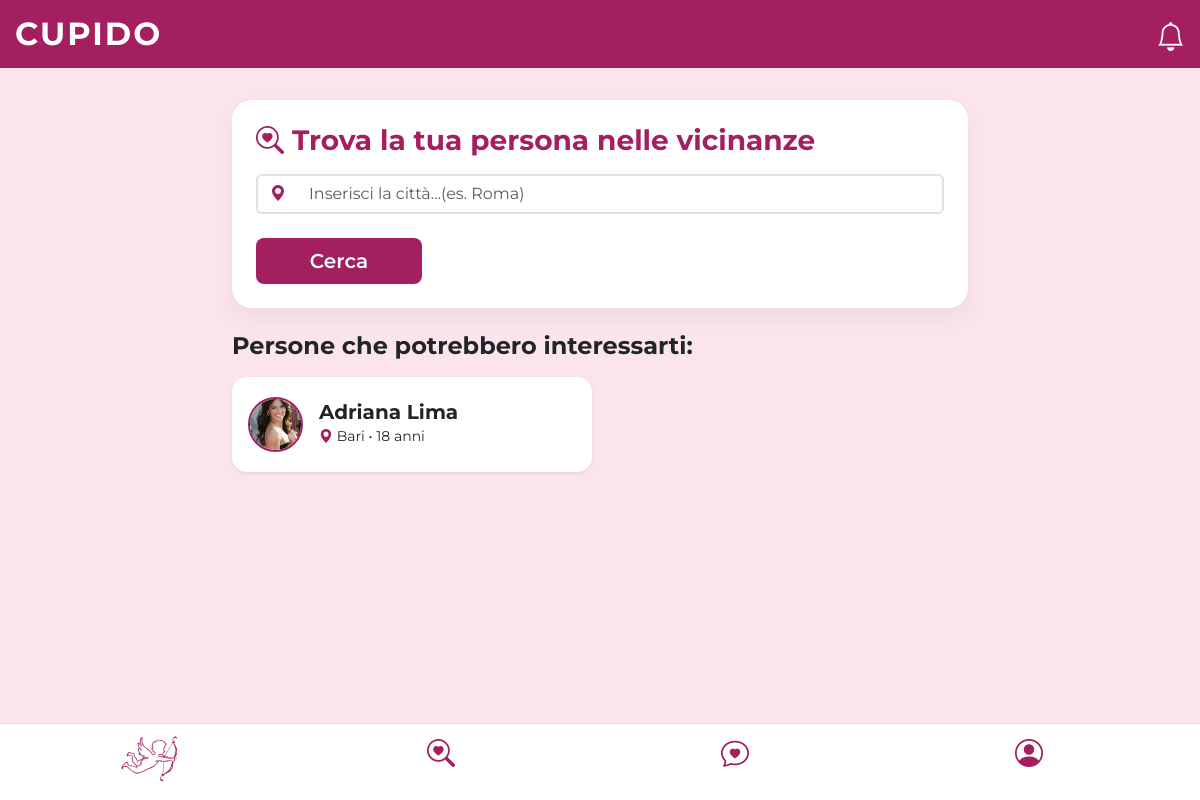
Screenshot of /cerca.php?citta=Bari (signed in) with the database file from the repository.
### tables this page shows
CREATE TABLE `datiregistrazione` (
  `id_utente` varchar(30) NOT NULL,
  `email` varchar(30) NOT NULL,
  `password` varchar(30) NOT NULL,
  `nome` varchar(30) NOT NULL,
  `cognome` varchar(30) NOT NULL,
  `sesso` varchar(10) DEFAULT NULL,
  `eta` int(2) NOT NULL,
  `citta` varchar(30) NOT NULL,
  `maxEta` int(2) DEFAULT NULL,
  `distanza` tinyint(1) DEFAULT NULL,
  `sessoP` varchar(30) DEFAULT NULL,
  `relazione` varchar(30) DEFAULT NULL
);

CREATE TABLE `foto_utenti` (
  `id_foto` int(11) NOT NULL,
  `id_utente` varchar(30) NOT NULL,
  `percorso` varchar(255) NOT NULL,
  `tipo` enum('profilo','galleria') NOT NULL,
  `caricata_il` timestamp NOT NULL DEFAULT current_timestamp()
);

### cerca.php (the view, shortened to what this page needs)
<!DOCTYPE html>
<html lang="en">
<?php
require __DIR__ . "/connessioneDB.php";
$id = $_SESSION['id_utente'];
$utenti_trovati = [];
$citta_cercata = isset($_GET['citta']) ? trim($_GET['citta']) : '';
if (!empty($citta_cercata)) {
    $stmt = $pdo->prepare("SELECT * FROM datiregistrazione WHERE citta LIKE :citta AND id_utente != :id");
    $stmt->execute([
        ':citta' => '%' . $citta_cercata . '%',
        ':id' => $id
    ]);
    $utenti_trovati = $stmt->fetchAll(PDO::FETCH_ASSOC);
} else {
    $stmt = $pdo->prepare("SELECT * FROM datiregistrazione WHERE id_utente != :id ORDER BY id_utente");
    $stmt->execute([':id' => $id]);
    $utenti_trovati = $stmt->fetchAll(PDO::FETCH_ASSOC);
}
?>
<!DOCTYPE html>
<html lang="it">
<head>
    <link href="https://cdn.jsdelivr.net/npm/bootstrap@5.3.2/dist/css/bootstrap.min.css" rel="stylesheet">
    <link rel="stylesheet" href="https://cdn.jsdelivr.net/npm/bootstrap-icons@1.11.1/font/bootstrap-icons.css">
</head>
<body>
<div class="cupido-header position-relative">
    <h2 class="fw-bold h2" style="letter-spacing: 2px; margin: 0;">CUPIDO</h2>
    <div class="notifiche-icon">
        <i class="bi bi-bell"></i>
    </div>
</div>
<div class="container">
    <div class="row justify-content-center">
        <div class="col-md-8">
            <div class="search-card p-4 mb-4">
                <h3 class="fw-bold mb-3" style="color: var(--primary-color);"><i class="bi bi-search-heart"></i> Trova la tua persona nelle vicinanze </h3>
                <form action="cerca.php" method="GET" class="row g-2">
                    <div class="mb-3 position-relative">
                    <div class="input-group">
                        <button type="button" id="btn-gps" class="btn rounded-pill-start border border-2 border-end-0 bg-white" title="Rileva posizione">
                            <i class="bi bi-geo-alt-fill bi-crosshairs" style="color: var(--primary-color);"></i>
                        </button>
                        <input type="text" id="citta" name="citta" class="form-control  border border-2 border-start-0 rounded-pill-end" placeholder="Inserisci la città...(es. Roma)" autocomplete="off" required>
                    </div>
                </div>
                <div class="col-3">
                        <button type="submit" class="btn btn-custom btn-lg w-100">Cerca</button>
                    </div>
                </form>
            </div>
            <h4 class="fw-bold mb-3 text-dark">Persone che potrebbero interessarti:</h4>
            <?php if (empty($utenti_trovati)): ?>
                <div class="alert alert-light text-center py-4 shadow-sm rounded-4">
                    <i class="bi bi-emoji-frown fs-2 text-muted"></i>
                    <p class="text-muted mt-2 mb-0">Nessun utente trovato con i filtri selezionati.</p>
                </div>
            <?php else: ?>
                <div class="row g-3">
                <?php foreach($utenti_trovati as $utente): ?>
                    <?php $sqlFotoAvatar = "SELECT percorso FROM foto_utenti
                    WHERE id_utente = :id_cercato AND tipo = 'profilo' LIMIT 1";
                    $stmtFotoAvatar = $pdo->prepare($sqlFotoAvatar);
                    $stmtFotoAvatar->execute([':id_cercato'=>$utente['id_utente']]);
                    $fotoAvatar = $stmtFotoAvatar->fetch();
                    ?>
                        <div class="col-12 col-sm-6">
                            <a href="profiloUtente.php?id=<?= urlencode($utente['id_utente']) ?>" class="text-decoration-none text-dark" >
                            <div class="card user-result-card p-3 shadow-sm h-100 w-100 d-flex flex-row align-items-center" style="cursor-pointer;">
                                <div class="d-flex align-items-center">
                                    <div class="me-3">
                                        <img src="<?= htmlspecialchars($fotoAvatar['percorso'] ?? 'default.jpg')?>" class="avatar">
                                    </div>
                                    <div class="flex-grow-1">
                                        <h5 class="fw-bold mb-0"><?= htmlspecialchars($utente['nome'] . " " . $utente['cognome']) ?></h5>
                                        <small class="me-3">
                                            <i class="bi bi-geo-alt-fill" style="color: var(--primary-color);"></i> <?= htmlspecialchars($utente['citta']) ?> • <?= htmlspecialchars($utente['eta']) ?> anni
                                        </small>
                                    </div>
                                </div>
                            </div>
                            </a>
                        </div>
                    <?php endforeach; ?>
                </div>
            <?php endif; ?>
        </div>
    </div>
</div>
<nav class="navbar fixed-bottom bg-white border-top">
    <div class="container-fluid">
        <div class="row text-center w-100">
            <div class="col">
                <a href="match.php" class="text-decoration-none text-dark">
                </a>
            </div>
            <div class="col">
                <a href="cerca.php" class="text-decoration-none text-dark">
                    <i class="bi bi-search-heart fs-3" style="color:#a31f5f;"></i>
                </a>
            </div>
            <div class="col">
                <a href="match.php" class="text-decoration-none text-dark">
                    <i class="bi bi-chat-heart fs-3" style="color:#a31f5f;"></i>
                </a>
            </div>
            <div class="col">
                <a href="profilo.php" class="text-decoration-none text-dark">
                    <i class="bi bi-person-circle fs-3" style="color:#a31f5f;"></i>
                </a>
            </div>
        </div>
    </div>
</nav>
</body>
</html>

### cerca.php (style rules this page uses)
:root { --primary-color: #a31f5f; --accent-color: #fce4ec; }
body { background-color: var(--accent-color); font-family: 'Montserrat', sans-serif; padding-bottom: 80px; }
.cupido-header { background: var(--primary-color); color: white; padding: 15px; font-size: 20px; position: relative; }
.notifiche-icon { position: absolute; right: 15px; top: 15px; font-size: 1.8rem; color: white; cursor: pointer; }
.search-card { background: white; border-radius: 20px; box-shadow: 0 10px 25px rgba(0,0,0,0.05); margin-top: 2rem; }
.user-result-card { background: white; border-radius: 15px; transition: transform 0.2s, box-shadow 0.2s; border: none; min-height: 95px; display: flex; align-items:center; }
.btn-custom { background-color: var(--primary-color); color: white; border: none; font-weight: 600; }
.avatar { width: 55px; height:55px; border:2px solid var(--primary-color); object-fit:cover; border-radius: 50%; }

### rows the page displays
datiregistrazione: foto_utenti.percorso (picture), nome+cognome "Adriana Lima", citta "Bari", eta "18"
